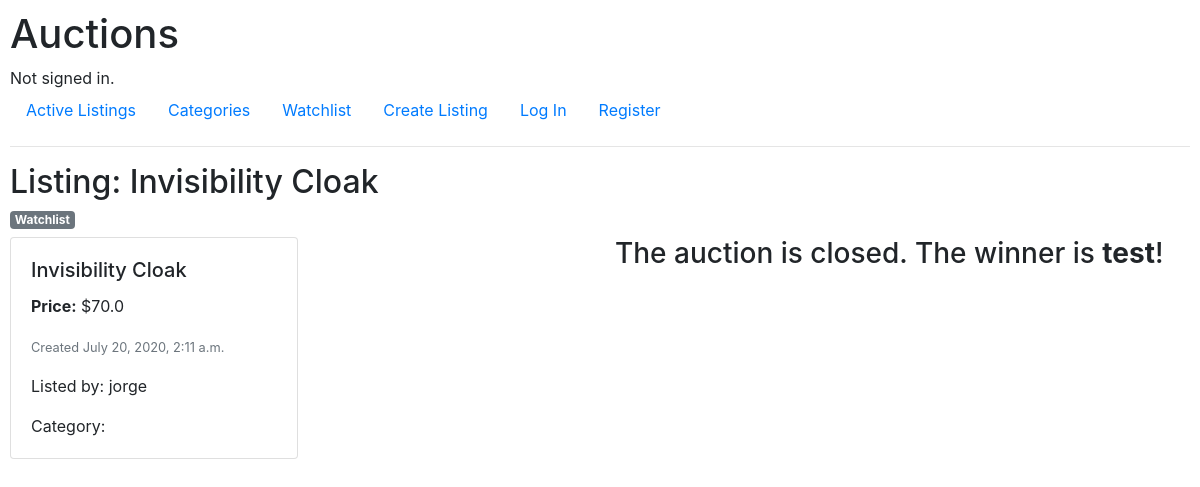
/listings/4, run on an earlier commit of the app's database.
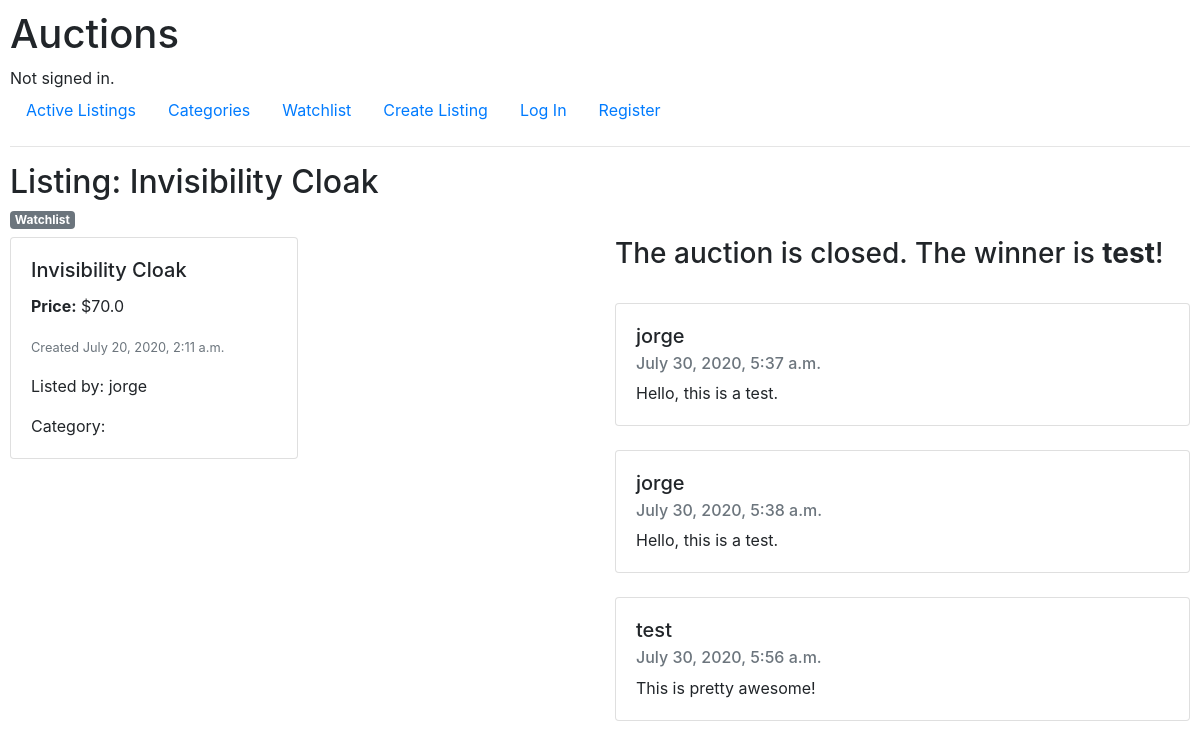
And on a later commit of the database.
### auctions/models.py (models this page shows)
class Listing(models.Model):
    title = models.CharField(max_length=64)
    starting_bid = models.FloatField()
    description = models.CharField(max_length=256, blank=True)
    date_created = models.DateTimeField(auto_now_add=True)
    image = models.CharField(max_length=2550, blank=True)
    category = models.CharField(max_length=64, blank=True)
    listed_by = models.ForeignKey(User, on_delete=models.CASCADE)
    is_active = models.BooleanField(default=True)

class User(AbstractUser):
    pass

class Comment(models.Model):
    listing = models.ForeignKey(Listing, on_delete=models.CASCADE, related_name="comments")
    comment = models.CharField(max_length=512)
    user = models.ForeignKey(User, on_delete=models.CASCADE)
    date_added = models.DateTimeField(auto_now_add=True)

### auctions/views.py (the view, shortened to what this page needs)
# urls.py: path("listings/<int:listing_id>", views.listings, name="listings"),
def listings(request, listing_id):
    listing = Listing.objects.get(id=listing_id)
    current_bid = listing.starting_bid
    if (len(listing.bids.all()) > 0):
        current_bid = max([i.bid for i in listing.bids.all()])
    if (listing.is_active == False):
        bid = Bid.objects.get(bid=current_bid)
        winner = bid.listed_by
        return render(request, "auctions/closedlisting.html",{
            "listing": listing,
            "winner": winner,
            "comments": listing.comments.all()
        })

### auctions/templates/auctions/closedlisting.html (shortened to what this page needs)
{% extends "auctions/layout.html" %}
{% block body %}
    <h2>Listing: {{ listing.title }}</h2>
    <h6><a class="badge badge-secondary" href="{% url 'watchlist' listing.id %}">Watchlist</a></h6>
    <div class="row">
        <div class="col">
            <div class="card" style="width: 50%;">
                <div class="card-body">
                    <h5 class="card-title"> {{ listing.title }} </h5>
                    <p class="card-text"> <b>Price:</b> ${{ listing.starting_bid }} </p>
                    <p class="card-text"><small class="text-muted">Created {{ listing.date_created }} </small></p>
                    <p class="card-text">Listed by: {{ listing.listed_by }}</p>
                    <p class="card-text">Category: {{ listing.category }}</p>
                </div>
            </div>
        </div>
        <div class="col">
          <h3>The auction is closed. The winner is <b>{{ winner }}</b>!</h3>
          <br>
          {% for comment in comments %}
          <div class="card">
              <div class="card-body">
                  <h5 class="card-title">{{comment.user}}</h5>
                  <h6 class="card-subtitle mb-2 text-muted">{{comment.date_added}}</h6>
                  <p class="card-text">{{comment.comment}}</p>
              </div>
          </div>
          <br>
          {% endfor %}
        </div>
    </div>
{% endblock %}

### auctions/templates/auctions/layout.html (shortened to what this page needs)
{% load static %}
<!DOCTYPE html>
<html lang="en">
    <head>
        <link rel="stylesheet" href="https://stackpath.bootstrapcdn.com/bootstrap/4.5.0/css/bootstrap.min.css">
        <link href="{% static 'auctions/styles.css' %}" rel="stylesheet">
    </head>
    <body>
        <h1>Auctions</h1>
        <div>
            {% if user.is_authenticated %}
                Signed in as <strong>{{ user.username }}</strong>.
            {% else %}
                Not signed in.
            {% endif %}
        </div>
        <ul class="nav">
            <li class="nav-item">
                <a class="nav-link" href="{% url 'index' %}">Active Listings</a>
            </li>
            <li class="nav-item">
                <a class="nav-link" href="{% url 'categories' %}">Categories</a>
            </li>
            <li class="nav-item">
                <a class="nav-link" href="{% url 'seewatchlist' %}">Watchlist</a>
            </li>
            <li class="nav-item">
                <a class="nav-link" href="{% url 'createlisting' %}">Create Listing</a>
            </li>
            {% if user.is_authenticated %}
                <li class="nav-item">
                    <a class="nav-link" href="{% url 'logout' %}">Log Out</a>
                </li>
            {% else %}
                <li class="nav-item">
                    <a class="nav-link" href="{% url 'login' %}">Log In</a>
                </li>
                <li class="nav-item">
                    <a class="nav-link" href="{% url 'register' %}">Register</a>
                </li>
            {% endif %}
        </ul>
        <hr>
        {% block body %}
        {% endblock %}
    </body>
</html>

### auctions/static/auctions/styles.css (style rules this page uses)
body { padding: 10px; }
.card { width: 100%; }

What changed in the data, as far as the page shows it:
added Comment: user "jorge", date_added "July 30, 2020, 5:37 a.m.", comment "Hello, this is a test."
added Comment: user "jorge", date_added "July 30, 2020, 5:38 a.m.", comment "Hello, this is a test."
added Comment: user "test", date_added "July 30, 2020, 5:56 a.m.", comment "This is pretty awesome!"
